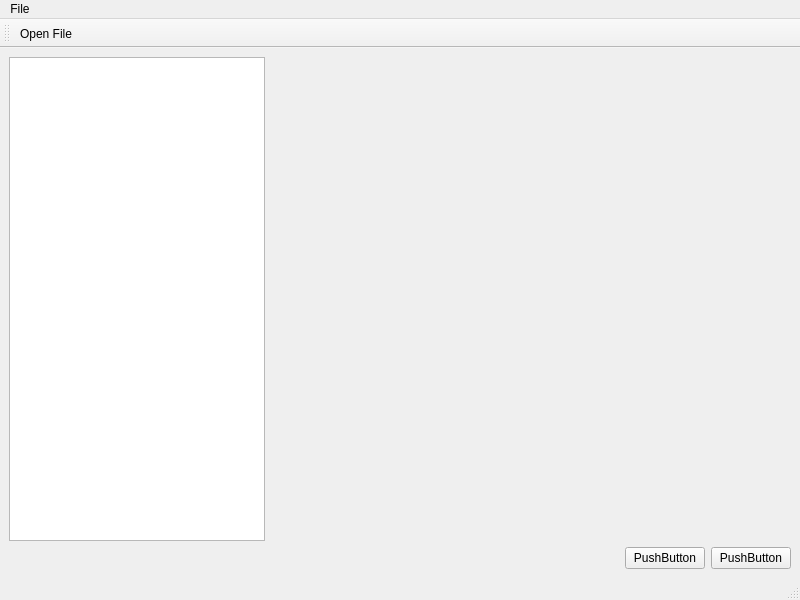
<?xml version="1.0" encoding="UTF-8"?>
<ui version="4.0">
 <class>MainWindow</class>
 <widget class="QMainWindow" name="MainWindow">
  <property name="geometry">
   <rect>
    <x>0</x>
    <y>0</y>
    <width>800</width>
    <height>600</height>
   </rect>
  </property>
  <property name="windowTitle">
   <string>MainWindow</string>
  </property>
  <widget class="QWidget" name="centralwidget">
   <layout class="QVBoxLayout" name="verticalLayout">
    <item>
     <layout class="QHBoxLayout" name="horizontalLayout">
      <item>
       <widget class="QTreeView" name="treeView">
        <property name="sizePolicy">
         <sizepolicy hsizetype="Fixed" vsizetype="Expanding">
          <horstretch>0</horstretch>
          <verstretch>0</verstretch>
         </sizepolicy>
        </property>
       </widget>
      </item>
      <item>
       <widget class="QWidget" name="widget" native="true">
        <property name="sizePolicy">
         <sizepolicy hsizetype="Expanding" vsizetype="Expanding">
          <horstretch>0</horstretch>
          <verstretch>0</verstretch>
         </sizepolicy>
        </property>
       </widget>
      </item>
     </layout>
    </item>
    <item>
     <layout class="QHBoxLayout" name="horizontalLayout_2">
      <item>
       <spacer name="horizontalSpacer">
        <property name="orientation">
         <enum>Qt::Orientation::Horizontal</enum>
        </property>
        <property name="sizeHint" stdset="0">
         <size>
          <width>40</width>
          <height>20</height>
         </size>
        </property>
       </spacer>
      </item>
      <item>
       <widget class="QPushButton" name="pushButton">
        <property name="text">
         <string>PushButton</string>
        </property>
       </widget>
      </item>
      <item>
       <widget class="QPushButton" name="pushButton_2">
        <property name="text">
         <string>PushButton</string>
        </property>
       </widget>
      </item>
     </layout>
    </item>
   </layout>
  </widget>
  <widget class="QMenuBar" name="menubar">
   <property name="geometry">
    <rect>
     <x>0</x>
     <y>0</y>
     <width>800</width>
     <height>25</height>
    </rect>
   </property>
   <widget class="QMenu" name="menuFile">
    <property name="title">
     <string>File</string>
    </property>
   </widget>
   <addaction name="menuFile"/>
  </widget>
  <widget class="QStatusBar" name="statusbar"/>
  <widget class="QToolBar" name="toolBar">
   <property name="windowTitle">
    <string>toolBar</string>
   </property>
   <attribute name="toolBarArea">
    <enum>TopToolBarArea</enum>
   </attribute>
   <attribute name="toolBarBreak">
    <bool>false</bool>
   </attribute>
   <addaction name="actionOpen_File"/>
  </widget>
  <action name="actionOpen_File">
   <property name="icon">
    <iconset resource="icons.qrc">
     <normaloff>:/Icons/fileopen.png</normaloff>:/Icons/fileopen.png</iconset>
   </property>
   <property name="text">
    <string>Open File</string>
   </property>
   <property name="menuRole">
    <enum>QAction::MenuRole::NoRole</enum>
   </property>
  </action>
 </widget>
 <resources>
  <include location="icons.qrc"/>
 </resources>
 <connections/>
</ui>
